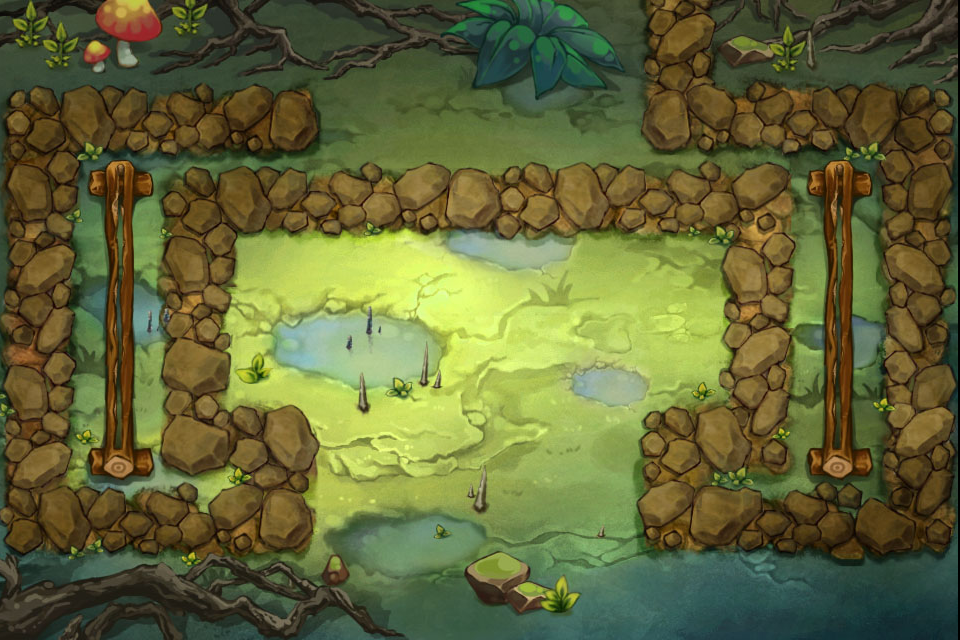

Rendered tile map (Tiled .tmx) drawn with the repository's tilesets; below, a short description and the map source with its tile grids summarised:
An orthogonal 12x8 tile map with 80x80 px tiles, 1 tile layer (Background) and 8 objects (5x wood, 2x grass, woodhero).

<map version="1.0" orientation="orthogonal" width="12" height="8" tilewidth="80" tileheight="80">
 <tileset firstgid="1" name="level4_6bg" tilewidth="80" tileheight="80">
  <tileoffset x="-2" y="0" />
  <image source="level4_6bg.jpg" width="960" height="640" />
  <tile id="8">
   <properties>
    <property name="tiletype" value="0" />
   </properties>
  </tile>
  <tile id="12">
   <properties>
    <property name="tiletype" value="0" />
   </properties>
  </tile>
  <tile id="13">
   <properties>
    <property name="tiletype" value="0" />
   </properties>
  </tile>
  <tile id="14">
   <properties>
    <property name="tiletype" value="0" />
   </properties>
  </tile>
  <tile id="15">
   <properties>
    <property name="tiletype" value="0" />
   </properties>
  </tile>
  <tile id="16">
   <properties>
    <property name="tiletype" value="1" />
   </properties>
  </tile>
  <tile id="17">
   <properties>
    <property name="tiletype" value="1" />
   </properties>
  </tile>
  <tile id="18">
   <properties>
    <property name="tiletype" value="1" />
   </properties>
  </tile>
  <tile id="19">
   <properties>
    <property name="tiletype" value="1" />
   </properties>
  </tile>
  <tile id="20">
   <properties>
    <property name="tiletype" value="0" />
   </properties>
  </tile>
  <tile id="21">
   <properties>
    <property name="tiletype" value="0" />
   </properties>
  </tile>
  <tile id="22">
   <properties>
    <property name="tiletype" value="0" />
   </properties>
  </tile>
  <tile id="23">
   <properties>
    <property name="tiletype" value="0" />
   </properties>
  </tile>
  <tile id="24">
   <properties>
    <property name="tiletype" value="0" />
   </properties>
  </tile>
  <tile id="25">
   <properties>
    <property name="tiletype" value="2" />
   </properties>
  </tile>
  <tile id="26">
   <properties>
    <property name="tiletype" value="0" />
   </properties>
  </tile>
  <tile id="27">
   <properties>
    <property name="tiletype" value="0" />
   </properties>
  </tile>
  <tile id="28">
   <properties>
    <property name="tiletype" value="0" />
   </properties>
  </tile>
  <tile id="29">
   <properties>
    <property name="tiletype" value="0" />
   </properties>
  </tile>
  <tile id="30">
   <properties>
    <property name="tiletype" value="0" />
   </properties>
  </tile>
  <tile id="31">
   <properties>
    <property name="tiletype" value="0" />
   </properties>
  </tile>
  <tile id="32">
   <properties>
    <property name="tiletype" value="0" />
   </properties>
  </tile>
  <tile id="33">
   <properties>
    <property name="tiletype" value="0" />
   </properties>
  </tile>
  <tile id="34">
   <properties>
    <property name="tiletype" value="2" />
   </properties>
  </tile>
  <tile id="35">
   <properties>
    <property name="tiletype" value="0" />
   </properties>
  </tile>
  <tile id="36">
   <properties>
    <property name="tiletype" value="0" />
   </properties>
  </tile>
  <tile id="37">
   <properties>
    <property name="tiletype" value="2" />
   </properties>
  </tile>
  <tile id="38">
   <properties>
    <property name="tiletype" value="0" />
   </properties>
  </tile>
  <tile id="39">
   <properties>
    <property name="tiletype" value="1" />
   </properties>
  </tile>
  <tile id="40">
   <properties>
    <property name="tiletype" value="1" />
   </properties>
  </tile>
  <tile id="41">
   <properties>
    <property name="tiletype" value="1" />
   </properties>
  </tile>
  <tile id="42">
   <properties>
    <property name="tiletype" value="1" />
   </properties>
  </tile>
  <tile id="43">
   <properties>
    <property name="tiletype" value="1" />
   </properties>
  </tile>
  <tile id="44">
   <properties>
    <property name="tiletype" value="1" />
   </properties>
  </tile>
  <tile id="45">
   <properties>
    <property name="tiletype" value="0" />
   </properties>
  </tile>
  <tile id="46">
   <properties>
    <property name="tiletype" value="2" />
   </properties>
  </tile>
  <tile id="47">
   <properties>
    <property name="tiletype" value="0" />
   </properties>
  </tile>
  <tile id="48">
   <properties>
    <property name="tiletype" value="0" />
   </properties>
  </tile>
  <tile id="49">
   <properties>
    <property name="tiletype" value="2" />
   </properties>
  </tile>
  <tile id="50">
   <properties>
    <property name="tiletype" value="0" />
   </properties>
  </tile>
  <tile id="51">
   <properties>
    <property name="tiletype" value="1" />
   </properties>
  </tile>
  <tile id="52">
   <properties>
    <property name="tiletype" value="1" />
   </properties>
  </tile>
  <tile id="53">
   <properties>
    <property name="tiletype" value="1" />
   </properties>
  </tile>
  <tile id="54">
   <properties>
    <property name="tiletype" value="1" />
   </properties>
  </tile>
  <tile id="55">
   <properties>
    <property name="tiletype" value="1" />
   </properties>
  </tile>
  <tile id="56">
   <properties>
    <property name="tiletype" value="1" />
   </properties>
  </tile>
  <tile id="57">
   <properties>
    <property name="tiletype" value="0" />
   </properties>
  </tile>
  <tile id="58">
   <properties>
    <property name="tiletype" value="2" />
   </properties>
  </tile>
  <tile id="60">
   <properties>
    <property name="tiletype" value="0" />
   </properties>
  </tile>
  <tile id="61">
   <properties>
    <property name="tiletype" value="2" />
   </properties>
  </tile>
  <tile id="62">
   <properties>
    <property name="tiletype" value="0" />
   </properties>
  </tile>
  <tile id="63">
   <properties>
    <property name="tiletype" value="0" />
   </properties>
  </tile>
  <tile id="64">
   <properties>
    <property name="tiletype" value="1" />
   </properties>
  </tile>
  <tile id="65">
   <properties>
    <property name="tiletype" value="1" />
   </properties>
  </tile>
  <tile id="66">
   <properties>
    <property name="tiletype" value="1" />
   </properties>
  </tile>
  <tile id="67">
   <properties>
    <property name="tiletype" value="1" />
   </properties>
  </tile>
  <tile id="68">
   <properties>
    <property name="tiletype" value="0" />
   </properties>
  </tile>
  <tile id="69">
   <properties>
    <property name="tiletype" value="0" />
   </properties>
  </tile>
  <tile id="70">
   <properties>
    <property name="tiletype" value="2" />
   </properties>
  </tile>
  <tile id="71">
   <properties>
    <property name="tiletype" value="0" />
   </properties>
  </tile>
  <tile id="72">
   <properties>
    <property name="tiletype" value="0" />
   </properties>
  </tile>
  <tile id="73">
   <properties>
    <property name="tiletype" value="0" />
   </properties>
  </tile>
  <tile id="74">
   <properties>
    <property name="tiletype" value="0" />
   </properties>
  </tile>
  <tile id="75">
   <properties>
    <property name="tiletype" value="0" />
   </properties>
  </tile>
  <tile id="76">
   <properties>
    <property name="tiletype" value="1" />
   </properties>
  </tile>
  <tile id="77">
   <properties>
    <property name="tiletype" value="1" />
   </properties>
  </tile>
  <tile id="78">
   <properties>
    <property name="tiletype" value="1" />
   </properties>
  </tile>
  <tile id="79">
   <properties>
    <property name="tiletype" value="1" />
   </properties>
  </tile>
  <tile id="80">
   <properties>
    <property name="tiletype" value="0" />
   </properties>
  </tile>
  <tile id="81">
   <properties>
    <property name="tiletype" value="0" />
   </properties>
  </tile>
  <tile id="82">
   <properties>
    <property name="tiletype" value="0" />
   </properties>
  </tile>
  <tile id="83">
   <properties>
    <property name="tiletype" value="0" />
   </properties>
  </tile>
 </tileset>
 <layer name="Background" width="12" height="8">
  <data>[96 cells, 96 non-empty, 96 distinct tile ids]</data>
 </layer>
 <objectgroup name="Objects" width="12" height="8">
  <!-- 8 objects omitted --></objectgroup>
</map>
<!-- 8 of 8 objects omitted -->
